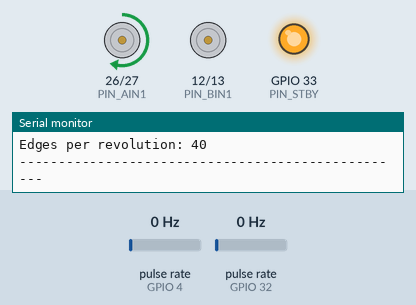
Recording of a sketch running on a simulated ESP32. On the bench: motor-driver pin pairs drawn as motors (green arrow = first pin HIGH = forward, orange = second pin HIGH = backward, longer = more drive, scaled by the enable pin, stopped while the standby pin is LOW), output pins drawn as LEDs (lit = HIGH), the last lines printed to the serial monitor. Wiring (inferred from the names in the program): 2 × pulse sensor: data GPIO 4 / data GPIO 32. The inputs (shaded band) are chosen by the test bench; at power-on: pulse rate (sensors on GPIO 4, GPIO 32) 0 Hz.

Above: at 0.6 s.
At 15.6 s:
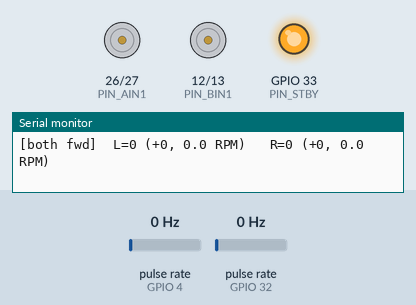
At 26.6 s:
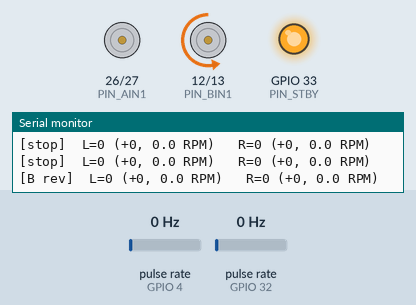
At 37.6 s:
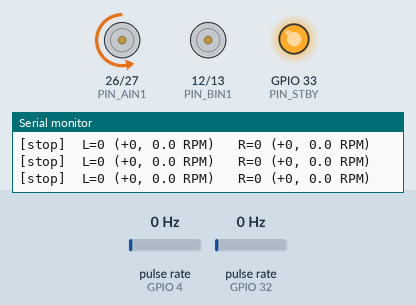
Timing chart, 0 to 40.0 s (numbered marks = the images above):
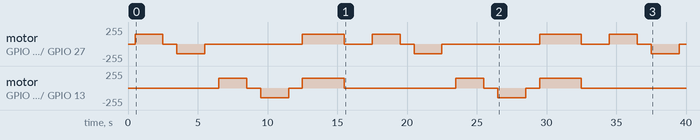

Measured:
- by itself, motor on GPIO 26 (PIN_AIN1) / GPIO 27 (PIN_AIN2): repeats every 17.0 s: stopped 1.0 s, backward 149/255 2.0 s, stopped 7.0 s, forward 149/255 3.0 s, stopped 2.0 s, forward 149/255 2.0 s
- by itself, motor on GPIO 12 (PIN_BIN1) / GPIO 13 (PIN_BIN2): stopped → forward 149/255 at 6.5 s, → stopped 2.0 s later, → backward 149/255 1.0 s later, → stopped 2.0 s later, … (12 changes in this stretch)

The sketch:

motor_encoder_test.ino
```cpp
/*
 * motor_encoder_test.ino — combined motor drive + encoder counting
 *
 * Runs the motors through a fixed test sequence while continuously counting
 * encoder pulses, and prints both together.
 *
 * WHY THIS TEST EXISTS
 * Hand-turning the wheels proves the encoders are wired correctly. It does NOT
 * prove they still work while the motors are running. Motor windings and their
 * power leads generate electrical noise that couples readily into nearby
 * signal wires, and encoder lines are a classic victim. This test catches that
 * before any odometry work depends on clean counts.
 *
 * Board:  ESP32 Dev Module (arduino-esp32 core 2.0.17)
 * Serial: 115200 baud
 *
 * ---------------------------------------------------------------------------
 * WIRING
 * ---------------------------------------------------------------------------
 *  TB6612FNG          ESP32            Encoders (LM393)      ESP32
 *    VCC      ......  3V3                VCC   ............  3V3  (NOT 5V)
 *    GND      ......  GND                GND   ............  GND
 *    PWMA     ......  GPIO 25            DO (left)  .......  GPIO 32
 *    AIN1     ......  GPIO 26            DO (right) .......  GPIO 4
 *    AIN2     ......  GPIO 27            AO         .......  unused
 *    PWMB     ......  GPIO 14
 *    BIN1     ......  GPIO 12          Battery + -> VM
 *    BIN2     ......  GPIO 13          Battery - -> GND (common)
 *    STBY     ......  GPIO 33
 *    AO1/AO2  ......  Motor A
 *    BO1/BO2  ......  Motor B
 *
 *  Encoders use INPUT_PULLUP on GPIO 32 and 4. GPIO 34-39 do NOT have internal
 *  pull-ups, which is why the encoders were moved off 34/35 -- an
 *  open-collector DO output never returns HIGH without a pull-up, so nothing
 *  is ever counted even though the module's own LED toggles correctly.
 *
 *  Encoder VCC is 3V3, not 5V: the DO output sits at the supply voltage, and
 *  5V would exceed the ESP32's 3.3V pin tolerance.
 *
 * ---------------------------------------------------------------------------
 * RUN IT WITH THE WHEELS OFF THE GROUND.
 * Upload with the LiPo DISCONNECTED (USB power only), then connect the battery.
 * ---------------------------------------------------------------------------
 */

// ---- Motor pins (PIN_ prefix avoids clashes with ESP32 core macros) --------
const int PIN_PWMA = 25, PIN_AIN1 = 26, PIN_AIN2 = 27;   // Motor A -> AO1/AO2
const int PIN_PWMB = 14, PIN_BIN1 = 12, PIN_BIN2 = 13;   // Motor B -> BO1/BO2
const int PIN_STBY = 33;

const int CH_A = 0, CH_B = 1;                 // LEDC PWM channels
const int PWM_FREQ = 1000, PWM_RES = 8;       // 1 kHz, 0-255
const int SPEED = 150;                        // modest, not full tilt

// ---- Encoder pins ----------------------------------------------------------
const int PIN_ENC_LEFT  = 32;
const int PIN_ENC_RIGHT = 4;

const int SLOTS_PER_REV  = 20;   // COUNT YOUR ACTUAL DISC
const int EDGES_PER_SLOT = 2;    // CHANGE interrupt -> 2 edges per slot

// ---- Encoder state ---------------------------------------------------------
volatile unsigned long leftCount  = 0;
volatile unsigned long rightCount = 0;

void IRAM_ATTR leftISR()  { leftCount++;  }
void IRAM_ATTR rightISR() { rightCount++; }

// ---- Reporting state -------------------------------------------------------
unsigned long lastReportMs  = 0;
unsigned long lastLeftSnap  = 0;
unsigned long lastRightSnap = 0;
const unsigned long REPORT_INTERVAL_MS = 250;

const char *phaseLabel = "idle";

// ---------------------------------------------------------------------------

void setup() {
  Serial.begin(115200);
  delay(500);

  // Motor outputs
  pinMode(PIN_AIN1, OUTPUT); pinMode(PIN_AIN2, OUTPUT);
  pinMode(PIN_BIN1, OUTPUT); pinMode(PIN_BIN2, OUTPUT);
  pinMode(PIN_STBY, OUTPUT);

  ledcSetup(CH_A, PWM_FREQ, PWM_RES);  ledcAttachPin(PIN_PWMA, CH_A);
  ledcSetup(CH_B, PWM_FREQ, PWM_RES);  ledcAttachPin(PIN_PWMB, CH_B);

  digitalWrite(PIN_STBY, HIGH);        // TB6612 is disabled while STBY is LOW

  // Encoder inputs -- INPUT_PULLUP is required for open-collector DO outputs.
  pinMode(PIN_ENC_LEFT,  INPUT_PULLUP);
  pinMode(PIN_ENC_RIGHT, INPUT_PULLUP);
  attachInterrupt(digitalPinToInterrupt(PIN_ENC_LEFT),  leftISR,  CHANGE);
  attachInterrupt(digitalPinToInterrupt(PIN_ENC_RIGHT), rightISR, CHANGE);

  stopMotors();

  Serial.println();
  Serial.println("=== Motor + Encoder Test ===");
  Serial.println("WHEELS OFF THE GROUND.");
  Serial.print("Encoders: L=GPIO "); Serial.print(PIN_ENC_LEFT);
  Serial.print("  R=GPIO ");         Serial.println(PIN_ENC_RIGHT);
  Serial.print("Edges per revolution: ");
  Serial.println(SLOTS_PER_REV * EDGES_PER_SLOT);
  Serial.println("--------------------------------------------------");
  lastReportMs = millis();
}

// ---- Motor helpers ---------------------------------------------------------

void motorA(int dir, int spd) {        // dir: 1 fwd, -1 rev, 0 stop
  digitalWrite(PIN_AIN1, dir > 0);
  digitalWrite(PIN_AIN2, dir < 0);
  ledcWrite(CH_A, dir == 0 ? 0 : spd);
}

void motorB(int dir, int spd) {
  digitalWrite(PIN_BIN1, dir > 0);
  digitalWrite(PIN_BIN2, dir < 0);
  ledcWrite(CH_B, dir == 0 ? 0 : spd);
}

void stopMotors() {
  motorA(0, 0);
  motorB(0, 0);
}

// ---- Encoder reporting -----------------------------------------------------
// Reports continuously DURING each phase, not just at the end, so
// noise-induced miscounting is visible while the motors are actually running.

void reportWhileRunning(unsigned long durationMs) {
  const unsigned long start = millis();
  while (millis() - start < durationMs) {
    const unsigned long now = millis();
    if (now - lastReportMs >= REPORT_INTERVAL_MS) {

      noInterrupts();
      const unsigned long l = leftCount;
      const unsigned long r = rightCount;
      interrupts();

      const unsigned long dtMs   = now - lastReportMs;
      const unsigned long dLeft  = l - lastLeftSnap;
      const unsigned long dRight = r - lastRightSnap;

      const float edgesPerRev = (float)SLOTS_PER_REV * (float)EDGES_PER_SLOT;
      const float dtMin       = (dtMs / 1000.0f) / 60.0f;
      const float lRPM = dtMin > 0 ? (dLeft  / edgesPerRev) / dtMin : 0.0f;
      const float rRPM = dtMin > 0 ? (dRight / edgesPerRev) / dtMin : 0.0f;

      Serial.print("[");          Serial.print(phaseLabel);
      Serial.print("]  L=");      Serial.print(l);
      Serial.print(" (+");        Serial.print(dLeft);
      Serial.print(", ");         Serial.print(lRPM, 1);
      Serial.print(" RPM)   R="); Serial.print(r);
      Serial.print(" (+");        Serial.print(dRight);
      Serial.print(", ");         Serial.print(rRPM, 1);
      Serial.println(" RPM)");

      lastReportMs  = now;
      lastLeftSnap  = l;
      lastRightSnap = r;
    }
  }
}

// ---- Test sequence ---------------------------------------------------------

void loop() {
  phaseLabel = "A fwd";
  motorA(1, SPEED);   reportWhileRunning(2000);
  stopMotors();
  phaseLabel = "stop";  reportWhileRunning(1000);

  phaseLabel = "A rev";
  motorA(-1, SPEED);  reportWhileRunning(2000);
  stopMotors();
  phaseLabel = "stop";  reportWhileRunning(1000);

  phaseLabel = "B fwd";
  motorB(1, SPEED);   reportWhileRunning(2000);
  stopMotors();
  phaseLabel = "stop";  reportWhileRunning(1000);

  phaseLabel = "B rev";
  motorB(-1, SPEED);  reportWhileRunning(2000);
  stopMotors();
  phaseLabel = "stop";  reportWhileRunning(1000);

  phaseLabel = "both fwd";
  motorA(1, SPEED); motorB(1, SPEED);  reportWhileRunning(3000);
  stopMotors();
  phaseLabel = "stop";  reportWhileRunning(2000);
}

/*
 * ---------------------------------------------------------------------------
 * WHAT GOOD LOOKS LIKE
 * ---------------------------------------------------------------------------
 *  [A fwd]   L delta climbs steadily, R delta stays ~0
 *  [A rev]   L delta climbs AGAIN -- a single-channel encoder cannot sense
 *            direction, so the count rises in reverse too. Expected.
 *  [B fwd]   R delta climbs, L delta ~0
 *  [both]    both deltas climb, at similar rates if the motors are matched
 *  [stop]    both deltas return to 0
 *
 *  RPM should be roughly steady within a phase rather than jumping around.
 *
 * ---------------------------------------------------------------------------
 * WARNING SIGNS
 * ---------------------------------------------------------------------------
 *  Counts climbing during [stop]
 *      -> electrical noise being counted as pulses. Fixes in order: route
 *         encoder wires away from motor power leads; keep them short; ensure
 *         encoder and motor grounds share a solid common connection; if it
 *         persists, a 0.1 uF capacitor from each DO line to GND damps it.
 *
 *  The wrong side counts (driving A moves the R counter)
 *      -> the two DO wires are swapped at the ESP32.
 *
 *  Erratic only while motors run, clean when hand-turned
 *      -> classic motor noise coupling. Same fixes as above.
 *
 *  RPM differs noticeably between motors at the same PWM
 *      -> normal for cheap gearmotors. Record it; closed-loop speed control
 *         using these encoders is what corrects it later. (This difference is
 *         also why MIN_PWM had to be raised to 90 in cmd_vel_bridge.)
 *
 * ---------------------------------------------------------------------------
 * RECORD THIS NUMBER
 * ---------------------------------------------------------------------------
 * With the motors OFF, turn one wheel exactly one full revolution by hand and
 * note how much the count rises (expect SLOTS_PER_REV * EDGES_PER_SLOT, i.e.
 * ~40 for a 20-slot disc). That edges-per-revolution figure, together with the
 * wheel diameter (0.045 m), is what converts pulses into distance travelled
 * for odometry. Record it in docs/hardware.md.
 * ---------------------------------------------------------------------------
 */
```
